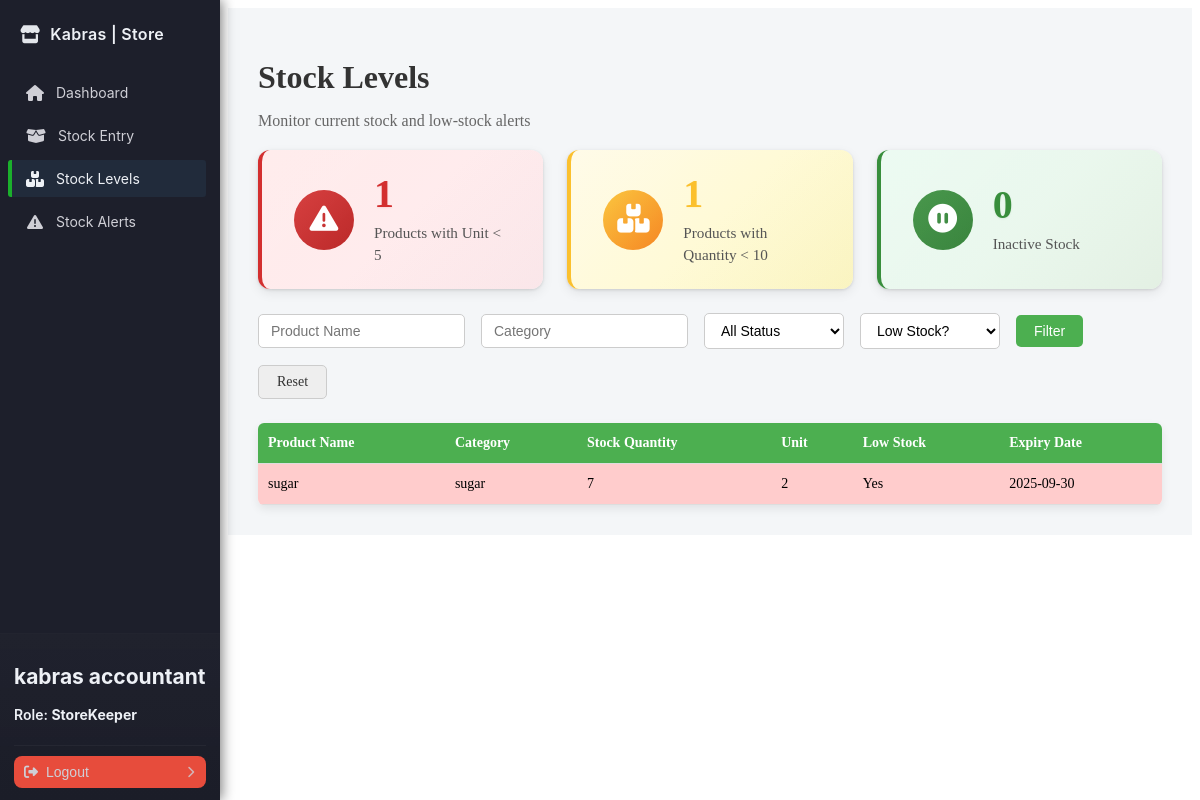
The app's page /storekeeper/stock_levels.php (signed in), older data.
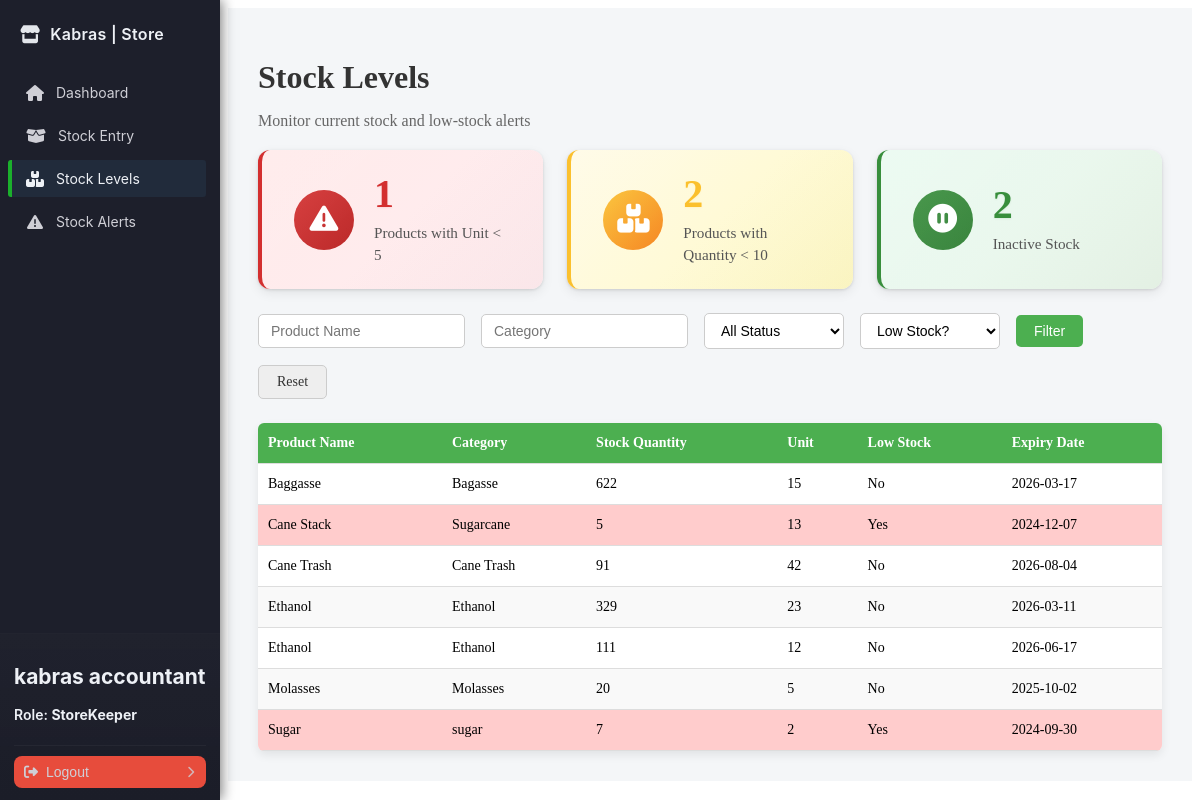
The same page, newer data.
### tables this page shows
CREATE TABLE `products` (
  `id` int NOT NULL AUTO_INCREMENT,
  `name` varchar(100) NOT NULL,
  `category` varchar(50) DEFAULT NULL,
  `description` text,
  `price` decimal(10,2) NOT NULL,
  `stock_quantity` int DEFAULT '0',
  `unit` varchar(20) DEFAULT NULL,
  `batch_number` varchar(50) DEFAULT NULL,
  `expiry_date` date DEFAULT NULL,
  `production_date` date DEFAULT NULL,
  `supplier` varchar(100) DEFAULT NULL,
  `status` varchar(20) DEFAULT 'active',
  `created_by` int DEFAULT NULL,
  `created_at` timestamp NULL DEFAULT CURRENT_TIMESTAMP,
  `updated_at` timestamp NULL DEFAULT CURRENT_TIMESTAMP ON UPDATE CURRENT_TIMESTAMP,
  PRIMARY KEY (`id`),
  KEY `created_by` (`created_by`),
  CONSTRAINT `products_ibfk_1` FOREIGN KEY (`created_by`) REFERENCES `users` (`id`)
);

### config/database.php (called while the page is built, shortened)
<?php
class Database
{
    private $host = 'localhost';
    private $db   = 'kabras_store';
    private $user = 'root';
    private $pass = 'Hunter42.';
    private $charset = 'utf8mb4';
    public function connect()
    {
        $dsn = "mysql:host={$this->host};dbname={$this->db};charset={$this->charset}";
        try {
            $this->pdo = new PDO($dsn, $this->user, $this->pass, [
                PDO::ATTR_ERRMODE => PDO::ERRMODE_EXCEPTION,
                PDO::ATTR_DEFAULT_FETCH_MODE => PDO::FETCH_ASSOC,
            ]);
            return $this->pdo;
        } catch (PDOException $e) {
            die('Database connection failed: ' . $e->getMessage());
        }
    }
}

### handlers/AuthHandler.php (called while the page is built, shortened)
<?php
require_once __DIR__ . '/../app/models/User.php';
class AuthHandler
{
    private $sessionTimeout = 3600;
    public function __construct()
    {
        $this->userModel = new User();
        $defaultAdminEmail = 'admin@kabrasugar.com';
        if (!$this->userModel->findByEmail($defaultAdminEmail)) {
            $adminData = [
                'name' => 'Default Admin',
                'email' => $defaultAdminEmail,
                'phone' => '',
                'national_id' => '',
                'password' => 'hunter123',
                'role' => 'admin'
            ];
            $this->userModel->createUser($adminData);
        }
    }
    public function isLoggedIn()
    {
        return isset($_SESSION['user_id']) &&
            (time() - $_SESSION['login_time']) < $this->sessionTimeout;
    }
    public function getCurrentUser()
    {
        return [
            "id" => $_SESSION['user_id'],
            "name" => $_SESSION['user_name'],
            "email" => $_SESSION['user_email'],
            "role" => $_SESSION['user_role']
        ];
    }
}

### app/models/User.php (called while the page is built, shortened)
<?php
require_once __DIR__ . '../../../config/database.php';
class User
{
    private $db;
    public function __construct()
    {
        $this->db = (new Database())->connect();
    }
    public function findByEmail($email)
    {
        $sql = "SELECT * FROM users WHERE email = :email LIMIT 1";
        $stmt = $this->db->prepare($sql);
        $stmt->execute([':email' => $email]);
        return $stmt->fetch(PDO::FETCH_ASSOC);
    }
}

### handlers/ProductHandler.php (called while the page is built, shortened)
<?php
require_once __DIR__ . '/../config/database.php';
class ProductHandler
{
    private $db;
    public function __construct()
    {
        $this->db = (new Database())->connect();
    }
    public function getProductsStock($lowStockThreshold = 10)
    {
        $stmt = $this->db->prepare("SELECT *,
        CASE WHEN stock_quantity <= :threshold THEN 1 ELSE 0 END AS low_stock
        FROM products
        ORDER BY name ASC");
        $stmt->execute([':threshold' => $lowStockThreshold]);
        return $stmt->fetchAll(PDO::FETCH_ASSOC);
    }
}

### storekeeper/stock_levels.php (the view, shortened to what the changed rows need)
<?php
require_once '../handlers/AuthHandler.php';
require_once '../handlers/ProductHandler.php';
$authHandler = new AuthHandler();
$productHandler = new ProductHandler();
$currentUser = $authHandler->getCurrentUser();
$products = $productHandler->getProductsStock(10);
?>
<!DOCTYPE html>
<html lang="en">
<head>
    <link rel="stylesheet" href="../assets/css/stock_level.css">
    <link rel="stylesheet" href="../assets/css/sidebar.css">
    <link rel="stylesheet" href="https://cdn.jsdelivr.net/npm/@fortawesome/fontawesome-free@6.4.0/css/all.min.css">
</head>
<body>
    <?php include '../includes/sidebar.php'; ?>
    <main class="main-content">
        <h1>Stock Levels</h1>
        <?php
        $lowUnitCount = 0;
        $lowQuantityCount = 0;
        $inactiveCount = 0;
        foreach ($products as $product) {
            if (is_numeric($product['unit']) && $product['unit'] < 5) {
                $lowUnitCount++;
            }
            if (is_numeric($product['stock_quantity']) && $product['stock_quantity'] < 10) {
                $lowQuantityCount++;
            }
            if (isset($product['status']) && strtolower($product['status']) === 'inactive') {
                $inactiveCount++;
            }
        }
        ?>
        <div class="stats-container">
            <div class="stat-card low-unit stat-card-with-icon">
                <div class="stat-content">
                    <h2><?php echo $lowUnitCount; ?></h2>
                </div>
            </div>
            <div class="stat-card low-quantity stat-card-with-icon">
                <div class="stat-content">
                    <h2><?php echo $lowQuantityCount; ?></h2>
                    <p>Products with Quantity &lt; 10</p>
                </div>
            </div>
            <div class="stat-card inactive-stock stat-card-with-icon">
                <div class="stat-content">
                    <h2><?php echo $inactiveCount; ?></h2>
                    <p>Inactive Stock</p>
                </div>
            </div>
        </div>
        <?php
        $filteredProducts = $products;
        ?>
        <table>
            <thead>
                <tr>
                    <th>Product Name</th>
                    <th>Category</th>
                    <th>Stock Quantity</th>
                    <th>Unit</th>
                    <th>Low Stock</th>
                    <th>Expiry Date</th>
                </tr>
            </thead>
            <tbody>
                <?php foreach ($filteredProducts as $product): ?>
                    <tr class="<?php echo $product['low_stock'] ? 'low-stock' : ''; ?>">
                        <td><?php echo htmlspecialchars($product['name']); ?></td>
                        <td><?php echo htmlspecialchars($product['category']); ?></td>
                        <td><?php echo $product['stock_quantity']; ?></td>
                        <td><?php echo htmlspecialchars($product['unit']); ?></td>
                        <td><?php echo $product['low_stock'] ? 'Yes' : 'No'; ?></td>
                        <td><?php echo $product['expiry_date'] ? date('Y-m-d', strtotime($product['expiry_date'])) : ''; ?>
                        </td>
                    </tr>
                <?php endforeach; ?>
            </tbody>
        </table>
    </main>
</body>
</html>

### includes/sidebar.php (shortened to what the changed rows need)
<?php
$role = isset($_SESSION['user_role']) ? $_SESSION['user_role'] : '';
$menu = [
    'common' => [
        ['label' => 'Dashboard', 'href' => 'dashboard.php', 'icon' => 'fas fa-home'],
    ],
    'Admin' => [
        ['label' => 'User Management', 'href' => '/admin/users.php', 'icon' => 'fas fa-users'],
        ['label' => 'Assign Roles', 'href' => '/admin/roles.php', 'icon' => 'fas fa-user-cog'],
        ['label' => 'System Backup', 'href' => '/admin/backup.php', 'icon' => 'fas fa-server'],
    ],
    'StoreKeeper' => [
        ['label' => 'Stock Entry', 'href' => 'stock_entry.php', 'icon' => 'fas fa-box-open'],
        ['label' => 'Stock Levels', 'href' => 'stock_levels.php', 'icon' => 'fas fa-boxes'],
        ['label' => 'Stock Alerts', 'href' => 'stock_alerts.php', 'icon' => 'fas fa-exclamation-triangle'],
    ],
    'Cashier' => [
        ['label' => 'Sales', 'href' => 'sales.php', 'icon' => 'fas fa-cash-register'],
        ['label' => 'Receipts', 'href' => 'receipts.php', 'icon' => 'fas fa-receipt'],
        ['label' => 'Payments', 'href' => 'payments.php', 'icon' => 'fas fa-credit-card'],
    ],
    'Manager' => [
        ['label' => 'Sales Reports', 'href' => 'reports.php', 'icon' => 'fas fa-chart-line'],
        ['label' => 'Discounts & Refunds', 'href' => 'discounts.php', 'icon' => 'fas fa-percentage'],
        ['label' => 'Store Performance', 'href' => 'performance.php', 'icon' => 'fas fa-tachometer-alt'],
    ],
    'Accountant' => [
        ['label' => 'Audit Reports', 'href' => 'audit_reports.php', 'icon' => 'fas fa-file-alt'],
        ['label' => 'Compliance', 'href' => 'compliance.php', 'icon' => 'fas fa-balance-scale'],
        ['label' => 'Financial Reports', 'href' => 'finance.php', 'icon' => 'fas fa-file-invoice-dollar'],
    ],
];
$items = $menu['common'];
if (isset($menu[$role])) {
    $items = array_merge($items, $menu[$role]);
}
?>
<link rel="stylesheet" href="https://cdnjs.cloudflare.com/ajax/libs/font-awesome/6.4.0/css/all.min.css"
 />
<aside class="sidebar" role="navigation" aria-label="Main Sidebar">
    <div class="sidebar-inner">
        <nav class="sidebar-nav">
            <ul>
                <?php foreach ($items as $it): ?>
                <li>
                    <a href="<?= htmlspecialchars($it['href']) ?>"
                        class="<?= (basename($_SERVER['PHP_SELF']) === basename($it['href'])) ? 'active' : '' ?>">
                        <i class="<?= htmlspecialchars($it['icon']) ?>" aria-hidden="true"></i>
                        <span class="label"><?= htmlspecialchars($it['label']) ?></span>
                    </a>
                </li>
                <?php endforeach; ?>
            </ul>
        </nav>
        <div class="sidebar-footer" role="region" aria-label="User actions">
            <div class="user-name">
                <h2>
                    <?php
                    if (isset($currentUser) && isset($currentUser['name']) && $currentUser['name']) {
                        echo htmlspecialchars($currentUser['name']);
                    } elseif (isset($_SESSION['user_name']) && $_SESSION['user_name']) {
                        echo htmlspecialchars($_SESSION['user_name']);
                    } else {
                        echo 'Guest';
                    }
                    ?>
                </h2>
            </div>
        </div>
    </div>
</aside>

Row changes from the older to the newer data that the page shows:
added products: name "Baggasse", category "Bagasse", stock_quantity "622", unit "15", shows "No", expiry_date "2026-03-17"
added products: name "Cane Stack", category "Sugarcane", stock_quantity "5", unit "13", shows "Yes", expiry_date "2024-12-07"
added products: name "Cane Trash", category "Cane Trash", stock_quantity "91", unit "42", shows "No", expiry_date "2026-08-04"
added products: name "Ethanol", category "Ethanol", stock_quantity "329", unit "23", shows "No", expiry_date "2026-03-11"
added products: name "Ethanol", category "Ethanol", stock_quantity "111", unit "12", shows "No", expiry_date "2026-06-17"
added products: name "Molasses", category "Molasses", stock_quantity "20", unit "5", shows "No", expiry_date "2025-10-02"
changed products "sugar": name "sugar" → "Sugar"; expiry_date "2025-09-30" → "2024-09-30"
Text that changed along with them:
$lowQuantityCount: "1" → "2"
$inactiveCount: "0" → "2"
